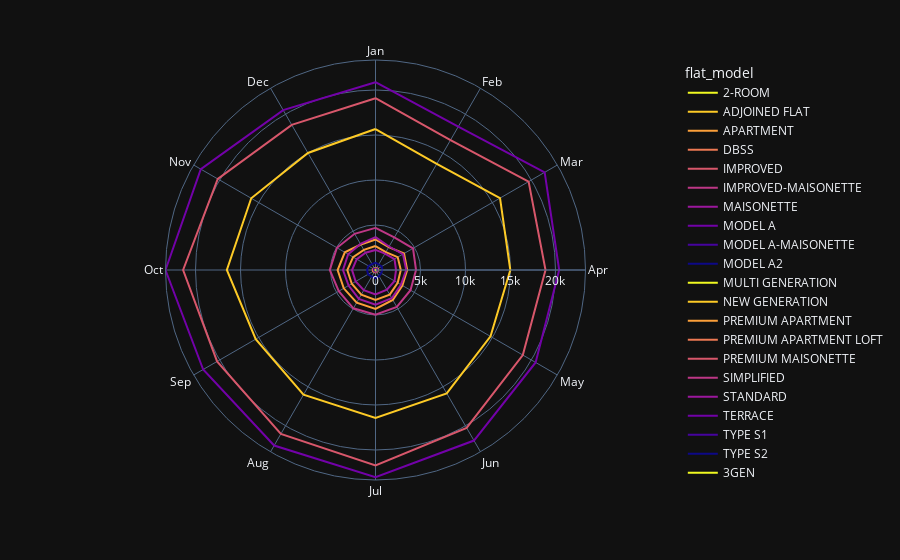

Write notebook code for a chart like this one.
### Code cell
# Grouping the flats sold by month and flat model
total_units_by_month_flat_model = df.groupby(['month', 'flat_model']).size().reset_index(name='total_units')

# Convert month integers to month names
total_units_by_month_flat_model['month'] = total_units_by_month_flat_model['month'].apply(lambda x: calendar.month_abbr[x])

fig = px.line_polar(total_units_by_month_flat_model, r="total_units", theta="month", color="flat_model", line_close=True,
                    color_discrete_sequence=px.colors.sequential.Plasma_r,
                    template="plotly_dark",)
fig.show()

### Figure 1 — Plotly figure (JSON) as saved in the notebook; plotly's stock layout.template omitted (floating-point values rounded to 4 significant figures)
{"data": [{"hovertemplate": "flat_model=2-ROOM<br>total_units=%{r}<br>month=%{theta}<extra></extra>", "legendgroup": "2-ROOM", "line": {"color": "#f0f921", "dash": "solid"}, "marker": {"symbol": "circle"}, "mode": "lines", "name": "2-ROOM", "r": [8, 6, 5, 9, 2, 14, 7, 10, 12, 12, 10, 6, 8], "showlegend": true, "subplot": "polar", "theta": ["Jan", "Feb", "Mar", "Apr", "May", "Jun", "Jul", "Aug", "Sep", "Oct", "Nov", "Dec", "Jan"], "type": "scatterpolar"}, {"hovertemplate": "flat_model=ADJOINED FLAT<br>total_units=%{r}<br>month=%{theta}<extra></extra>", "legendgroup": "ADJOINED FLAT", "line": {"color": "#fdca26", "dash": "solid"}, "marker": {"symbol": "circle"}, "mode": "lines", "name": "ADJOINED FLAT", "r": [98, 87, 92, 80, 91, 111, 116, 133, 127, 94, 99, 93, 98], "showlegend": true, "subplot": "polar", "theta": ["Jan", "Feb", "Mar", "Apr", "May", "Jun", "Jul", "Aug", "Sep", "Oct", "Nov", "Dec", "Jan"], "type": "scatterpolar"}, {"hovertemplate": "flat_model=APARTMENT<br>total_units=%{r}<br>month=%{theta}<extra></extra>", "legendgroup": "APARTMENT", "line": {"color": "#fb9f3a", "dash": "solid"}, "marker": {"symbol": "circle"}, "mode": "lines", "name": "APARTMENT", "r": [2661, 2293, 2851, 2810, 2850, 3153, 3331, 3163, 3042, 3132, 2876, 2581, 2661], "showlegend": true, "subplot": "polar", "theta": ["Jan", "Feb", "Mar", "Apr", "May", "Jun", "Jul", "Aug", "Sep", "Oct", "Nov", "Dec", "Jan"], "type": "scatterpolar"}, {"hovertemplate": "flat_model=DBSS<br>total_units=%{r}<br>month=%{theta}<extra></extra>", "legendgroup": "DBSS", "line": {"color": "#ed7953", "dash": "solid"}, "marker": {"symbol": "circle"}, "mode": "lines", "name": "DBSS", "r": [224, 222, 298, 257, 241, 265, 281, 273, 305, 312, 265, 222, 224], "showlegend": true, "subplot": "polar", "theta": ["Jan", "Feb", "Mar", "Apr", "May", "Jun", "Jul", "Aug", "Sep", "Oct", "Nov", "Dec", "Jan"], "type": "scatterpolar"}, {"hovertemplate": "flat_model=IMPROVED<br>total_units=%{r}<br>month=%{theta}<extra></extra>", "legendgroup": "IMPROVED", "line": {"color": "#d8576b", "dash": "solid"}, "marker": {"symbol": "circle"}, "mode": "lines", "name": "IMPROVED", "r": [19088, 16672, 19646, 18892, 18902, 20249, 21721, 21028, 20328, 21378, 20240, 18616, 19088], "showlegend": true, "subplot": "polar", "theta": ["Jan", "Feb", "Mar", "Apr", "May", "Jun", "Jul", "Aug", "Sep", "Oct", "Nov", "Dec", "Jan"], "type": "scatterpolar"}, {"hovertemplate": "flat_model=IMPROVED-MAISONETTE<br>total_units=%{r}<br>month=%{theta}<extra></extra>", "legendgroup": "IMPROVED-MAISONETTE", "line": {"color": "#bd3786", "dash": "solid"}, "marker": {"symbol": "circle"}, "mode": "lines", "name": "IMPROVED-MAISONETTE", "r": [7, 7, 9, 8, 11, 13, 15, 15, 8, 12, 11, 9, 7], "showlegend": true, "subplot": "polar", "theta": ["Jan", "Feb", "Mar", "Apr", "May", "Jun", "Jul", "Aug", "Sep", "Oct", "Nov", "Dec", "Jan"], "type": "scatterpolar"}, {"hovertemplate": "flat_model=MAISONETTE<br>total_units=%{r}<br>month=%{theta}<extra></extra>", "legendgroup": "MAISONETTE", "line": {"color": "#9c179e", "dash": "solid"}, "marker": {"symbol": "circle"}, "mode": "lines", "name": "MAISONETTE", "r": [2229, 2103, 2436, 2282, 2443, 2536, 2725, 2600, 2542, 2608, 2405, 2210, 2229], "showlegend": true, "subplot": "polar", "theta": ["Jan", "Feb", "Mar", "Apr", "May", "Jun", "Jul", "Aug", "Sep", "Oct", "Nov", "Dec", "Jan"], "type": "scatterpolar"}, {"hovertemplate": "flat_model=MODEL A<br>total_units=%{r}<br>month=%{theta}<extra></extra>", "legendgroup": "MODEL A", "line": {"color": "#7201a8", "dash": "solid"}, "marker": {"symbol": "circle"}, "mode": "lines", "name": "MODEL A", "r": [20868, 18389, 21706, 20411, 20546, 21884, 23026, 22524, 22111, 23335, 22414, 20519, 20868], "showlegend": true, "subplot": "polar", "theta": ["Jan", "Feb", "Mar", "Apr", "May", "Jun", "Jul", "Aug", "Sep", "Oct", "Nov", "Dec", "Jan"], "type": "scatterpolar"}, {"hovertemplate": "flat_model=MODEL A-MAISONETTE<br>total_units=%{r}<br>month=%{theta}<extra></extra>", "legendgroup": "MODEL A-MAISONETTE", "line": {"color": "#46039f", "dash": "solid"}, "marker": {"symbol": "circle"}, "mode": "lines", "name": "MODEL A-MAISONETTE", "r": [159, 149, 185, 141, 164, 196, 175, 183, 158, 178, 207, 150, 159], "showlegend": true, "subplot": "polar", "theta": ["Jan", "Feb", "Mar", "Apr", "May", "Jun", "Jul", "Aug", "Sep", "Oct", "Nov", "Dec", "Jan"], "type": "scatterpolar"}, {"hovertemplate": "flat_model=MODEL A2<br>total_units=%{r}<br>month=%{theta}<extra></extra>", "legendgroup": "MODEL A2", "line": {"color": "#0d0887", "dash": "solid"}, "marker": {"symbol": "circle"}, "mode": "lines", "name": "MODEL A2", "r": [823, 706, 787, 769, 714, 793, 909, 834, 948, 938, 892, 760, 823], "showlegend": true, "subplot": "polar", "theta": ["Jan", "Feb", "Mar", "Apr", "May", "Jun", "Jul", "Aug", "Sep", "Oct", "Nov", "Dec", "Jan"], "type": "scatterpolar"}, {"hovertemplate": "flat_model=MULTI GENERATION<br>total_units=%{r}<br>month=%{theta}<extra></extra>", "legendgroup": "MULTI GENERATION", "line": {"color": "#f0f921", "dash": "solid"}, "marker": {"symbol": "circle"}, "mode": "lines", "name": "MULTI GENERATION", "r": [48, 43, 38, 37, 40, 58, 54, 47, 45, 46, 44, 32, 48], "showlegend": true, "subplot": "polar", "theta": ["Jan", "Feb", "Mar", "Apr", "May", "Jun", "Jul", "Aug", "Sep", "Oct", "Nov", "Dec", "Jan"], "type": "scatterpolar"}, {"hovertemplate": "flat_model=NEW GENERATION<br>total_units=%{r}<br>month=%{theta}<extra></extra>", "legendgroup": "NEW GENERATION", "line": {"color": "#fdca26", "dash": "solid"}, "marker": {"symbol": "circle"}, "mode": "lines", "name": "NEW GENERATION", "r": [15661, 13616, 15978, 14980, 14759, 15828, 16431, 16004, 15369, 16518, 15946, 15013, 15661], "showlegend": true, "subplot": "polar", "theta": ["Jan", "Feb", "Mar", "Apr", "May", "Jun", "Jul", "Aug", "Sep", "Oct", "Nov", "Dec", "Jan"], "type": "scatterpolar"}, {"hovertemplate": "flat_model=PREMIUM APARTMENT<br>total_units=%{r}<br>month=%{theta}<extra></extra>", "legendgroup": "PREMIUM APARTMENT", "line": {"color": "#fb9f3a", "dash": "solid"}, "marker": {"symbol": "circle"}, "mode": "lines", "name": "PREMIUM APARTMENT", "r": [3389, 2941, 3663, 3524, 3449, 3847, 4323, 4180, 4070, 4210, 3936, 3268, 3389], "showlegend": true, "subplot": "polar", "theta": ["Jan", "Feb", "Mar", "Apr", "May", "Jun", "Jul", "Aug", "Sep", "Oct", "Nov", "Dec", "Jan"], "type": "scatterpolar"}, {"hovertemplate": "flat_model=PREMIUM APARTMENT LOFT<br>total_units=%{r}<br>month=%{theta}<extra></extra>", "legendgroup": "PREMIUM APARTMENT LOFT", "line": {"color": "#ed7953", "dash": "solid"}, "marker": {"symbol": "circle"}, "mode": "lines", "name": "PREMIUM APARTMENT LOFT", "r": [6, 9, 15, 6, 8, 14, 9, 6, 10, 5, 6, 9, 6], "showlegend": true, "subplot": "polar", "theta": ["Jan", "Feb", "Mar", "Apr", "May", "Jun", "Jul", "Aug", "Sep", "Oct", "Nov", "Dec", "Jan"], "type": "scatterpolar"}, {"hovertemplate": "flat_model=PREMIUM MAISONETTE<br>total_units=%{r}<br>month=%{theta}<extra></extra>", "legendgroup": "PREMIUM MAISONETTE", "line": {"color": "#d8576b", "dash": "solid"}, "marker": {"symbol": "circle"}, "mode": "lines", "name": "PREMIUM MAISONETTE", "r": [5, 8, 7, 6, 5, 5, 7, 9, 15, 9, 7, 3, 5], "showlegend": true, "subplot": "polar", "theta": ["Jan", "Feb", "Mar", "Apr", "May", "Jun", "Jul", "Aug", "Sep", "Oct", "Nov", "Dec", "Jan"], "type": "scatterpolar"}, {"hovertemplate": "flat_model=SIMPLIFIED<br>total_units=%{r}<br>month=%{theta}<extra></extra>", "legendgroup": "SIMPLIFIED", "line": {"color": "#bd3786", "dash": "solid"}, "marker": {"symbol": "circle"}, "mode": "lines", "name": "SIMPLIFIED", "r": [4682, 4172, 4814, 4505, 4490, 4738, 4971, 4913, 4713, 5081, 4947, 4644, 4682], "showlegend": true, "subplot": "polar", "theta": ["Jan", "Feb", "Mar", "Apr", "May", "Jun", "Jul", "Aug", "Sep", "Oct", "Nov", "Dec", "Jan"], "type": "scatterpolar"}, {"hovertemplate": "flat_model=STANDARD<br>total_units=%{r}<br>month=%{theta}<extra></extra>", "legendgroup": "STANDARD", "line": {"color": "#9c179e", "dash": "solid"}, "marker": {"symbol": "circle"}, "mode": "lines", "name": "STANDARD", "r": [3660, 3014, 3522, 3415, 3267, 3621, 3848, 3699, 3452, 3612, 3506, 3343, 3660], "showlegend": true, "subplot": "polar", "theta": ["Jan", "Feb", "Mar", "Apr", "May", "Jun", "Jul", "Aug", "Sep", "Oct", "Nov", "Dec", "Jan"], "type": "scatterpolar"}, {"hovertemplate": "flat_model=TERRACE<br>total_units=%{r}<br>month=%{theta}<extra></extra>", "legendgroup": "TERRACE", "line": {"color": "#7201a8", "dash": "solid"}, "marker": {"symbol": "circle"}, "mode": "lines", "name": "TERRACE", "r": [60, 45, 58, 50, 51, 70, 55, 49, 61, 69, 65, 53, 60], "showlegend": true, "subplot": "polar", "theta": ["Jan", "Feb", "Mar", "Apr", "May", "Jun", "Jul", "Aug", "Sep", "Oct", "Nov", "Dec", "Jan"], "type": "scatterpolar"}, {"hovertemplate": "flat_model=TYPE S1<br>total_units=%{r}<br>month=%{theta}<extra></extra>", "legendgroup": "TYPE S1", "line": {"color": "#46039f", "dash": "solid"}, "marker": {"symbol": "circle"}, "mode": "lines", "name": "TYPE S1", "r": [32, 39, 41, 36, 39, 46, 31, 36, 32, 32, 36, 28, 32], "showlegend": true, "subplot": "polar", "theta": ["Jan", "Feb", "Mar", "Apr", "May", "Jun", "Jul", "Aug", "Sep", "Oct", "Nov", "Dec", "Jan"], "type": "scatterpolar"}, {"hovertemplate": "flat_model=TYPE S2<br>total_units=%{r}<br>month=%{theta}<extra></extra>", "legendgroup": "TYPE S2", "line": {"color": "#0d0887", "dash": "solid"}, "marker": {"symbol": "circle"}, "mode": "lines", "name": "TYPE S2", "r": [18, 19, 24, 17, 14, 13, 12, 29, 21, 12, 22, 9, 18], "showlegend": true, "subplot": "polar", "theta": ["Jan", "Feb", "Mar", "Apr", "May", "Jun", "Jul", "Aug", "Sep", "Oct", "Nov", "Dec", "Jan"], "type": "scatterpolar"}, {"hovertemplate": "flat_model=3GEN<br>total_units=%{r}<br>month=%{theta}<extra></extra>", "legendgroup": "3GEN", "line": {"color": "#f0f921", "dash": "solid"}, "marker": {"symbol": "circle"}, "mode": "lines", "name": "3GEN", "r": [2, 3, 4, 2, 1, 5, 2, 2, 2], "showlegend": true, "subplot": "polar", "theta": ["Feb", "May", "Jun", "Jul", "Aug", "Sep", "Oct", "Nov", "Feb"], "type": "scatterpolar"}], "layout": {"legend": {"title": {"text": "flat_model"}, "tracegroupgap": 0}, "margin": {"t": 60}, "polar": {"angularaxis": {"direction": "clockwise", "rotation": 90}, "domain": {"x": [0, 1], "y": [0, 1]}}}}
